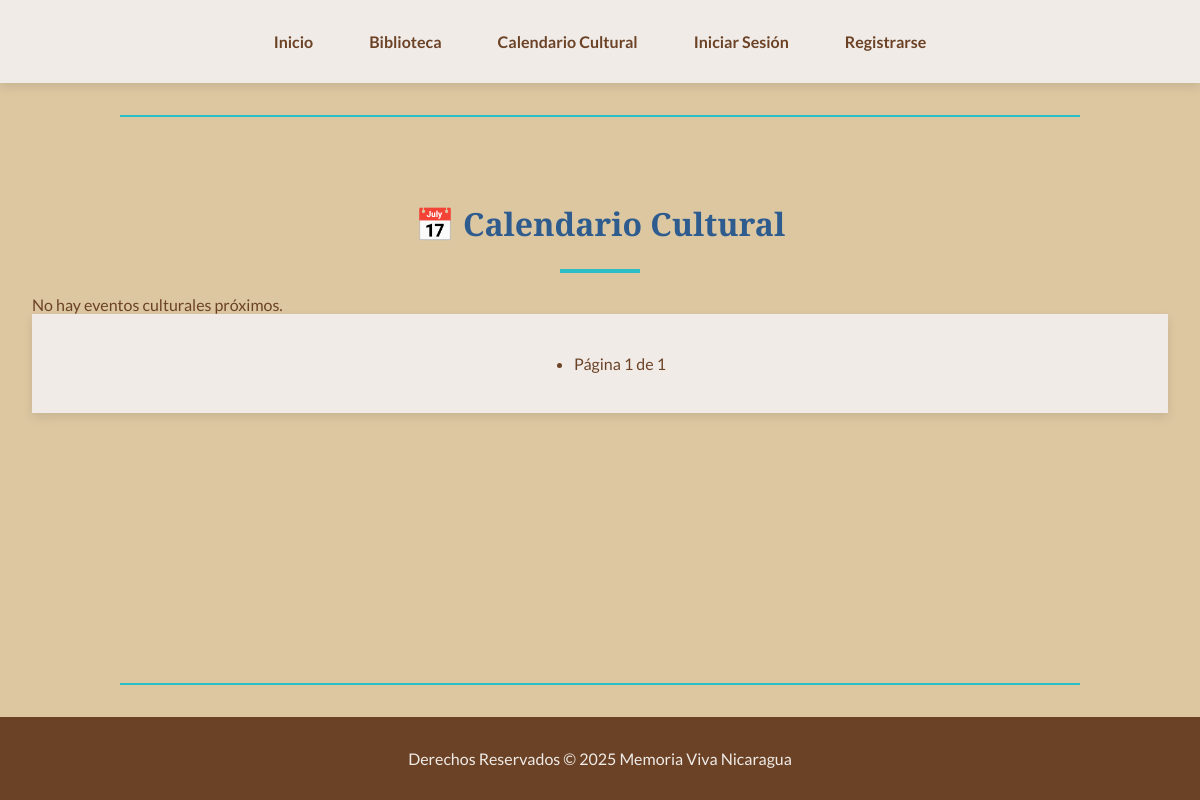
The page /eventos/evento_cultural/ on the database as committed earlier.
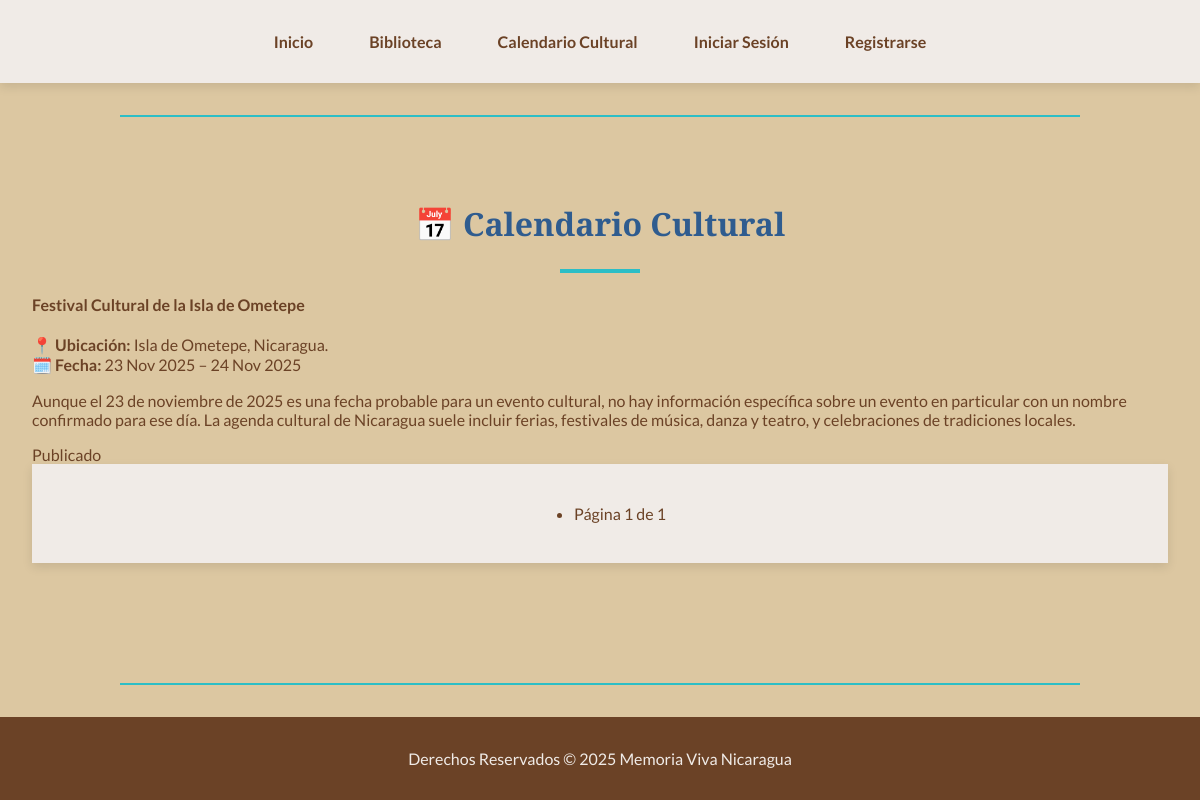
The same page on the database as committed later.
### eventos/models.py (models this page shows, shortened)
class EventoCultural(models.Model):
    nombre = models.CharField(max_length=255)
    descripcion = models.TextField()
    fecha_inicio = models.DateTimeField()
    fecha_fin = models.DateTimeField()
    ubicacion_texto = models.CharField(max_length=255)
    publicado = models.BooleanField(default=False)  # ← Nuevo campo para control de visibilidad
    publicado_por = models.ForeignKey(User, on_delete=models.SET_NULL, null=True, related_name='eventos_creados')

### eventos/views.py (the view)
# urls.py: path('evento_cultural/', evento_cultural_view, name='evento_cultural_list')
def evento_cultural_view(request):
    eventos = EventoCultural.objects.filter(publicado=True).order_by('fecha_inicio')
    paginator = Paginator(eventos, 5)
    page_number = request.GET.get('page')
    page_obj = paginator.get_page(page_number)
    return render(request, 'eventos/evento_cultural_list.html', {'page_obj': page_obj})

### eventos/templates/eventos/evento_cultural_list.html (shortened to what this page needs)
{% extends 'locales/base.html' %}
{% block content %}
<div class="container mt-4">
  <h1 class="mb-4">📅 Calendario Cultural</h1>
  {% for evento in page_obj %}
    <div class="card mb-3 shadow-sm">
      <div class="card-body">
        <h4 class="card-title">{{ evento.nombre }}</h4>
        <p class="card-subtitle text-muted">
          <strong>📍 Ubicación:</strong> {{ evento.ubicacion_texto }}<br>
          <strong>🗓️ Fecha:</strong>
          {{ evento.fecha_inicio|date:"d M Y" }}
          {% if evento.fecha_fin and evento.fecha_fin != evento.fecha_inicio %}
            – {{ evento.fecha_fin|date:"d M Y" }}
          {% endif %}
        </p>
        <p class="card-text mt-2">{{ evento.descripcion|truncatewords:50 }}</p>
        {% if evento.publicado %}
          <span class="badge bg-success">Publicado</span>
        {% else %}
          <span class="badge bg-warning text-dark">Pendiente</span>
        {% endif %}
      </div>
    </div>
  {% empty %}
    <div class="alert alert-info">
      No hay eventos culturales próximos.
    </div>
  {% endfor %}
  <nav aria-label="Paginación de eventos">
    <ul class="pagination justify-content-center">
      <li class="page-item disabled">
        <span class="page-link">
          Página {{ page_obj.number }} de {{ page_obj.paginator.num_pages }}
        </span>
      </li>
    </ul>
  </nav>
</div>
{% endblock %}

Rows that differ between the two databases and show on the page:
added EventoCultural: nombre "Festival Cultural de la Isla de Ometepe", ubicacion_texto "Isla de Ometepe, Nicaragua.", fecha_inicio "23 Nov 2025", fecha_fin "24 Nov 2025", descripcion "Aunque el 23 de noviembre de 2025 es una fecha probable para un evento cultural, no hay información específica sobre un evento en particular con un nombre confirmado para ese día. La agenda cultural de Nicaragua suele incluir ferias, festivales de música, danza y teatro, y celebraciones de tradiciones locales.", publicado "Publicado"
Other text that changed with them:
text no longer shown: "No hay eventos culturales próximos."
